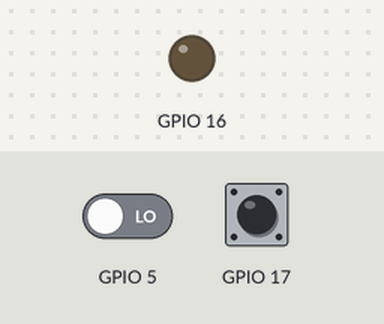
Simulated run of this sketch. Board: ESP32. On the bench: output pins drawn as LEDs (lit = HIGH). The test bench sets the inputs (shaded band); at power-on: GPIO 17 HIGH, GPIO 5 LOW. What the sketch prints to the serial monitor is not drawn.

Above: at 1.2 s.
1.3 s: GPIO 17 pulsed LOW 2 times (0.12 s each, 0.3 s apart)
At 2.7 s:
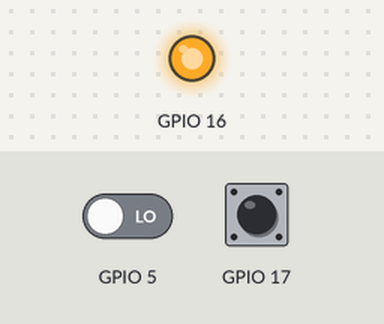
Timing chart, 0 to 6.2 s (numbered marks = the images above; inputs shaded):
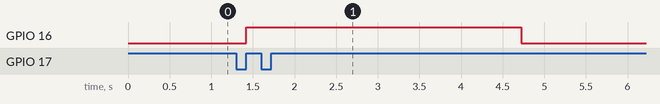

Measured:
- after the input at 1.3 s, GPIO 16: LOW → HIGH after 0.12 s, → LOW 3.3 s later

The sketch:

04_18.ino
```cpp
unsigned long t1 = 0;//led를 제어하는데 필요한 1초라는 타이밍
unsigned long t2 = 0;//millis 반환하는 값이기 때문
unsigned long t3 = 0;
unsigned long t4 = 0;
int btn_cnt = 0;
int motion_cnt = 0;//
bool old_btn = HIGH;
bool old_motion = LOW;
void setup() {
  Serial.begin(115200);
  pinMode(16,OUTPUT);
  pinMode(17,INPUT);
  pinMode(5,INPUT);
}

void loop() {
  //모션센서의 상승엣지 섬출
  bool now_motion = digitalRead(5);
  if(old_motion == LOW && now_motion == HIGH){
    //하강엣지
    //btn_cnt++;
    motion_cnt++;
  }
  old_motion = now_motion;
  //led가 켜졌다면 3초뒤에 끄ㅔ겠다
  if(bool state = digitalRead(16) == HIGH){
    if(millis() - t4 > 3000){
    digitalWrite(16,LOW);
  }
  }
  //눌렀을때 low면 pullup
  bool now_btn = digitalRead(17);//n번째
  //now_btn = n번째 상태
  //old_btn = n-1번째
  //직전 상태가 high였는데 현재 상태가 low이다 == 하강엣지 == 버튼이 눌러짐
  if(old_btn == HIGH && now_btn == LOW){
    //하강엣지
    //btn_cnt++;
    t3 = millis();
  }else if(old_btn == LOW && now_btn == HIGH){
    //상승 엣지 누리고 있다가 누름을 해제하는 그시점
    Serial.println("버튼 누른 시간");
    Serial.println(millis() - t3);
    if(millis() - t3>50){
      //버튼 눌러진 것으로 인정하겠다
      digitalWrite(16,HIGH);
      t4 = millis();

      btn_cnt++;
    }
    //누름-안누름사이의 사간의 출력
  }
  old_btn = now_btn;
  /*
  if(now_btn==0){
    btn_cnt++;
  }*/
  //메인 루프 안에 2가지이상의 작업이 있을 경우 delay함수는 사용 불가능하다
  /*
  if(millis() - t1 >1000){
    t1 = millis();
    bool state = digitalRead(16);
    digitalWrite(16,!state);
  }*/
   if(millis() - t2 > 3000){
    t2 = millis();
    Serial.println("현재 상황");
    Serial.println(btn_cnt);
    Serial.println("현재 모션");
    Serial.println(motion_cnt);
  }
  /*
  digitalWrite(16,HIGH);
  delay(1000);
  digitalWrite(16,LOW);
  delay(1000);
  */
}
```

get.c
```cpp
#include <WiFi.h>
#include <HTTPClient.h>

const char* ssid = "YourWiFiSSID";
const char* password = "YourWiFiPassword";

void setup() {
  Serial.begin(115200);
  WiFi.begin(ssid, password);
  while (WiFi.status() != WL_CONNECTED) {
    delay(1000);
    Serial.println("Connecting to WiFi...");
  }
  Serial.println("Connected to WiFi");
}

void loop() {
  if ((WiFi.status() == WL_CONNECTED)) {
    HTTPClient http;
    http.begin("http://example.com/getValue");
    int httpCode = http.GET();
    if (httpCode > 0) {
      String payload = http.getString();
      Serial.println(payload);
    }
    else {
      Serial.println("Error on HTTP request");
    }
    http.end();
  }
  delay(5000);
}
```
